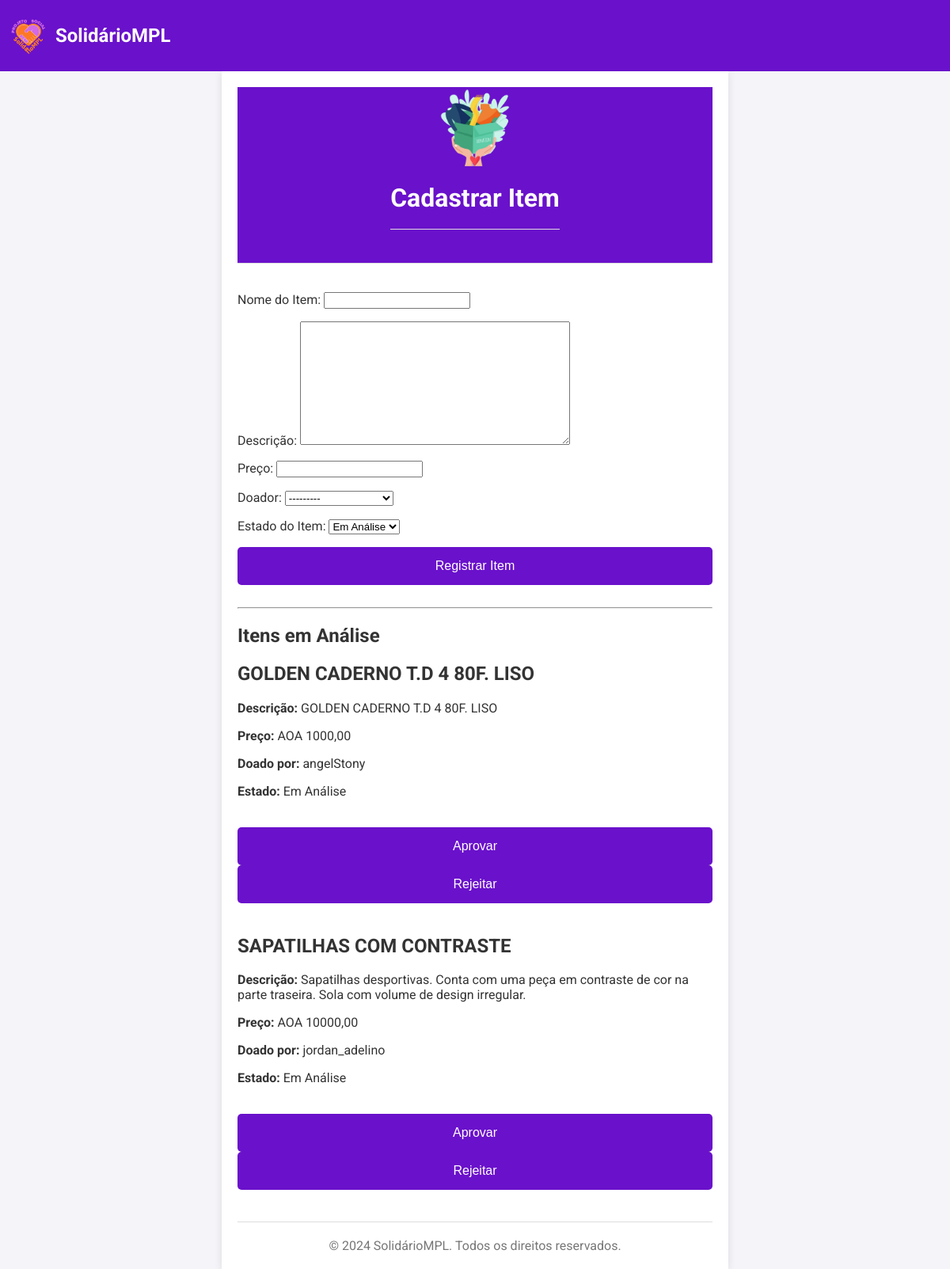
The page /register-item/ (signed in) on the database its author committed.
### donations/models.py (models this page shows, shortened)
class Item(models.Model):
    ESTADOS = [
        ('analise', 'Em Análise'),
        ('aprovado', 'Aprovado'),
        ('rejeitado', 'Rejeitado'),
        ('comprado', 'Comprado'),
    ]
    name = models.CharField(max_length=255)
    description = models.TextField()
    price = models.DecimalField(max_digits=10, decimal_places=2)
    donated_by = models.ForeignKey(Donor, on_delete=models.CASCADE)
    estado = models.CharField(max_length=10, choices=ESTADOS, default='analise')
    comprado_por = models.ForeignKey(settings.AUTH_USER_MODEL, null=True, blank=True, on_delete=models.SET_NULL)
    created_at = models.DateTimeField(default=timezone.now)

class Donor(models.Model):
    user = models.OneToOneField(
        settings.AUTH_USER_MODEL,
        on_delete=models.CASCADE,
        related_name='donor'  # Adicionamos um related_name para referenciar o doador
    )
    email = models.EmailField(unique=True)
    phone = models.CharField(max_length=15, blank=True, null=True)
    contact_info = models.CharField(max_length=255, blank=True, null=True)
    profile_picture = models.ImageField(upload_to='profile_pictures/', blank=True, null=True)
    def __str__(self):
        return self.user.username

class CustomUser(AbstractUser):
    email = models.EmailField(unique=True)
    full_name = models.CharField(max_length=255)
    phone_number = models.CharField(max_length=15, blank=True, null=True)
    groups = models.ManyToManyField(
        Group,
        related_name='custom_user_set',
        blank=True,
        help_text='The groups this user belongs to.',
        verbose_name='groups',
    )
    user_permissions = models.ManyToManyField(
        Permission,
        related_name='custom_user_permissions_set',
        blank=True,
        help_text='Specific permissions for this user.',
        verbose_name='user permissions',
    )

### donations/views.py (the view)
# urls.py: path("register-item/", views.item_donation_view, name="register_item"),
@login_required
def item_donation_view(request):
    if request.method == "POST":
        if request.user.is_superuser:
            form = ItemAdminForm(request.POST)
        else:
            form = ItemForm(request.POST)
        if form.is_valid():
            item = form.save(commit=False)
            if not request.user.is_superuser:
                try:
                    donor = Donor.objects.get(user=request.user)
                    item.donated_by = donor  # Define o doador automaticamente
                    item.estado = "analise"  # Define o estado como 'Em Análise' para usuários comuns
                except Donor.DoesNotExist:
                    messages.error(request, "Usuário doador não encontrado.")
                    return redirect("not-donor")
            item.save()
            messages.success(request, "Item registrado com sucesso.")
            return redirect("thank-you")
        elif "approve" in request.POST or "reject" in request.POST:
            item_id = request.POST.get("item_id")
            item = get_object_or_404(Item, id=item_id)
            if "approve" in request.POST:
                item.estado = "aprovado"
                item.save()
                messages.success(request, f"O item {item.name} foi aprovado.")
            elif "reject" in request.POST:
                item.estado = "rejeitado"
                item.save()
                messages.success(request, f"O item {item.name} foi rejeitado.")
            return redirect("register_item")
    else:
        if request.user.is_superuser:
            form = ItemAdminForm()
        else:
            form = ItemForm()
    if request.user.is_superuser:
        items_in_analysis = Item.objects.filter(
            estado="analise"
        )  # Apenas itens em análise
    else:
        items_in_analysis = Item.objects.filter(
            donated_by__user=request.user, estado="analise"
        )
    context = {
        "form": form,
        "items": items_in_analysis,
        "username": request.user.username,
        "is_admin": request.user.is_superuser,  # Verificar se o usuário é um administrador
    }
    return render(request, "donations/register_item.html", context)

### donations/forms.py (shortened to what this page needs)
class ItemAdminForm(forms.ModelForm):
    class Meta:
        model = Item
        fields = ['name', 'description', 'price', 'donated_by', 'estado']  # Inclua 'donated_by' e 'estado'
    def __init__(self, *args, **kwargs):
        super().__init__(*args, **kwargs)
        self.fields['name'].label = 'Nome do Item'
        self.fields['description'].label = 'Descrição'
        self.fields['price'].label = 'Preço'
        self.fields['donated_by'].label = 'Doador'
        self.fields['estado'].label = 'Estado do Item'

### donations/templates/donations/register_item.html (shortened to what this page needs)
<!DOCTYPE html>
<html lang="pt">
<head>
    {% load static %}
    <link rel="stylesheet" type="text/css" href="{% static 'css/register_item.css' %}">
    <link rel="stylesheet" type="text/css" href="{% static 'css/navbar.css' %}">
</head>
<body>
    {% if user.is_authenticated %}
        {% if is_admin %}
            {% include 'donations/navbar_admin.html' %}
        {% else %}
            {% include 'donations/navbar_user.html' %}
        {% endif %}
    {% else %}
        {% include 'donations/navbar.html' %}
    {% endif %}
    <div class="container_item">
        <header>
            <div class="logo">
                <img src="{% static 'images/box_donation.png' %}" width="150px" alt="Logo">
            </div>
            <h1>Cadastrar Item</h1>
        </header>
        <main>
            <form method="post">
                {{ form.as_p }}
                <button type="submit">Registrar Item</button>
            </form>
            <hr>
            <h2>Itens em Análise</h2>
            <div class="items-list">
                {% for item in items %}
                    <div class="item">
                        <h2>{{ item.name }}</h2>
                        <p><strong>Descrição:</strong> {{ item.description }}</p>
                        <p><strong>Preço:</strong> AOA {{ item.price }}</p>
                        <p><strong>Doado por:</strong> {{ item.donated_by }}</p>
                        <p><strong>Estado:</strong> {{ item.get_estado_display }}</p>
                        {% if is_admin %}
                            <form method="post">
                                <button type="submit" name="approve">Aprovar</button>
                                <button type="submit" name="reject">Rejeitar</button>
                            </form>
                        {% endif %}
                    </div>
                {% empty %}
                    <p>Não há itens em análise no momento.</p>
                {% endfor %}
            </div>
        </main>
        <footer>
            <p>&copy; 2024 SolidárioMPL. Todos os direitos reservados.</p>
        </footer>
    </div>
</body>
</html>

### donations/templates/donations/navbar_admin.html (shortened to what this page needs)
{% load static %}
<header>
    <div class="container_navbar">
        <a href="{% url 'admin_dashboard' %}" class="logotipo">
            <img src="{% static 'images/logo.png' %}" alt="Logo" width="70px">
            <h1>SolidárioMPL</h1>
        </a>
    </div>
</header>

### static/css/register_item.css (style rules this page uses)
body { font-family: 'Roboto', sans-serif; background-color: #f4f4f9; color: #333; margin: 0; padding: 0; overflow-x: hidden; }
.container_item { max-width: 600px; margin: 0 auto; padding: 20px; background: #fff; box-shadow: 0 2px 10px rgba(0, 0, 0, 0.1); }
.container_item header { display: flex; flex-direction: column; width: 100%; text-align: center; padding-bottom: 20px; border-bottom: 1px solid #ddd; }
.container_item h1 { text-align: center; color: #fcfcfc; padding-bottom: 20px; border-bottom: 1px solid #ddd; }
.container_item .logo { width: 100%; display: flex; align-content: center; align-items: center; justify-content: center; }
.container_item .logo img { display: flex; max-width: 100px; }
form { padding: 20px 0; }
button { background-color: #6a11cb; color: #fff; border: none; padding: 15px; font-size: 16px; border-radius: 5px; cursor: pointer; transition: background-color 0.3s ease; width: 100%; }
footer { text-align: center; padding-top: 20px; border-top: 1px solid #ddd; margin-top: 20px; }
footer p { margin: 0; color: #777; }

### static/css/navbar.css (style rules this page uses)
header { position: relative; display: flex; justify-content: center; align-items: center; background: #6a11cb; color: #fff; margin: 0; padding: 0; width: 100%; }
header .container_navbar { position: relative; display: flex; justify-content: space-between; align-content: center; padding: 0; margin: 10px 0; width: 100%; }
header .logotipo { display: flex; justify-content: space-between; align-items: center; color: #fff; text-decoration: none; }
header .logotipo img { max-width: 70px; max-height: 70px; width: auto; height: auto; }
header .logotipo h1 { margin: 0; font-size: 24px; }

### rows shown on the page
Item: name "GOLDEN CADERNO T.D 4 80F. LISO", description "GOLDEN CADERNO T.D 4 80F. LISO", price "1000,00", donated_by "angelStony", estado "Em Análise"
Item: name "SAPATILHAS COM CONTRASTE", description "Sapatilhas desportivas. Conta com uma peça em contraste de cor na parte traseira. Sola com volume de design irregular.", price "10000,00", donated_by "jordan_adelino", estado "Em Análise"
